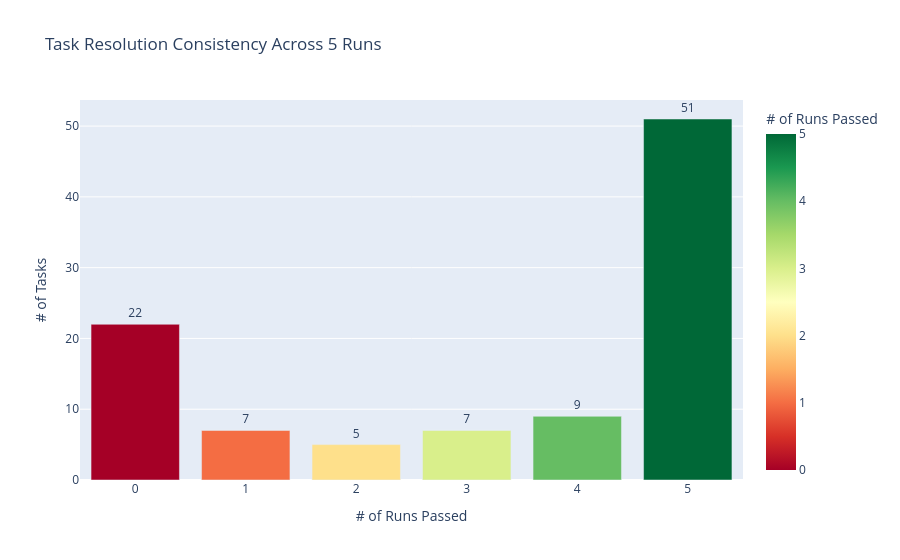

The cell this chart's notebook holds for it:
### Code cell
# Visualize pass/fail consistency
pass_distribution = resolution_pivot["pass_count"].value_counts().sort_index().reset_index()
pass_distribution.columns = ["passes_out_of_5", "task_count"]

fig = px.bar(
    pass_distribution,
    x="passes_out_of_5",
    y="task_count",
    title="Task Resolution Consistency Across 5 Runs",
    labels={"passes_out_of_5": "# of Runs Passed", "task_count": "# of Tasks"},
    text="task_count",
    color="passes_out_of_5",
    color_continuous_scale="RdYlGn",
)
fig.update_traces(textposition="outside")
fig.update_layout(showlegend=False)
fig.show()

### Figure 1 — Plotly figure (JSON) as saved in the notebook; plotly's stock layout.template omitted (floating-point values rounded to 4 significant figures)
{"data": [{"hovertemplate": "# of Runs Passed=%{marker.color}<br># of Tasks=%{text}<extra></extra>", "legendgroup": "", "marker": {"color": [0, 1, 2, 3, 4, 5], "coloraxis": "coloraxis", "pattern": {"shape": ""}}, "name": "", "orientation": "v", "showlegend": false, "text": [22.0, 7.0, 5.0, 7.0, 9.0, 51.0], "textposition": "outside", "type": "bar", "x": [0, 1, 2, 3, 4, 5], "xaxis": "x", "y": [22, 7, 5, 7, 9, 51], "yaxis": "y"}], "layout": {"barmode": "relative", "coloraxis": {"colorbar": {"title": {"text": "# of Runs Passed"}}, "colorscale": [[0, "rgb(165,0,38)"], [0.1, "rgb(215,48,39)"], [0.2, "rgb(244,109,67)"], [0.3, "rgb(253,174,97)"], [0.4, "rgb(254,224,139)"], [0.5, "rgb(255,255,191)"], [0.6, "rgb(217,239,139)"], [0.7, "rgb(166,217,106)"], [0.8, "rgb(102,189,99)"], [0.9, "rgb(26,152,80)"], [1, "rgb(0,104,55)"]]}, "legend": {"tracegroupgap": 0}, "showlegend": false, "title": {"text": "Task Resolution Consistency Across 5 Runs"}, "xaxis": {"anchor": "y", "domain": [0, 1], "title": {"text": "# of Runs Passed"}}, "yaxis": {"anchor": "x", "domain": [0, 1], "title": {"text": "# of Tasks"}}}}
